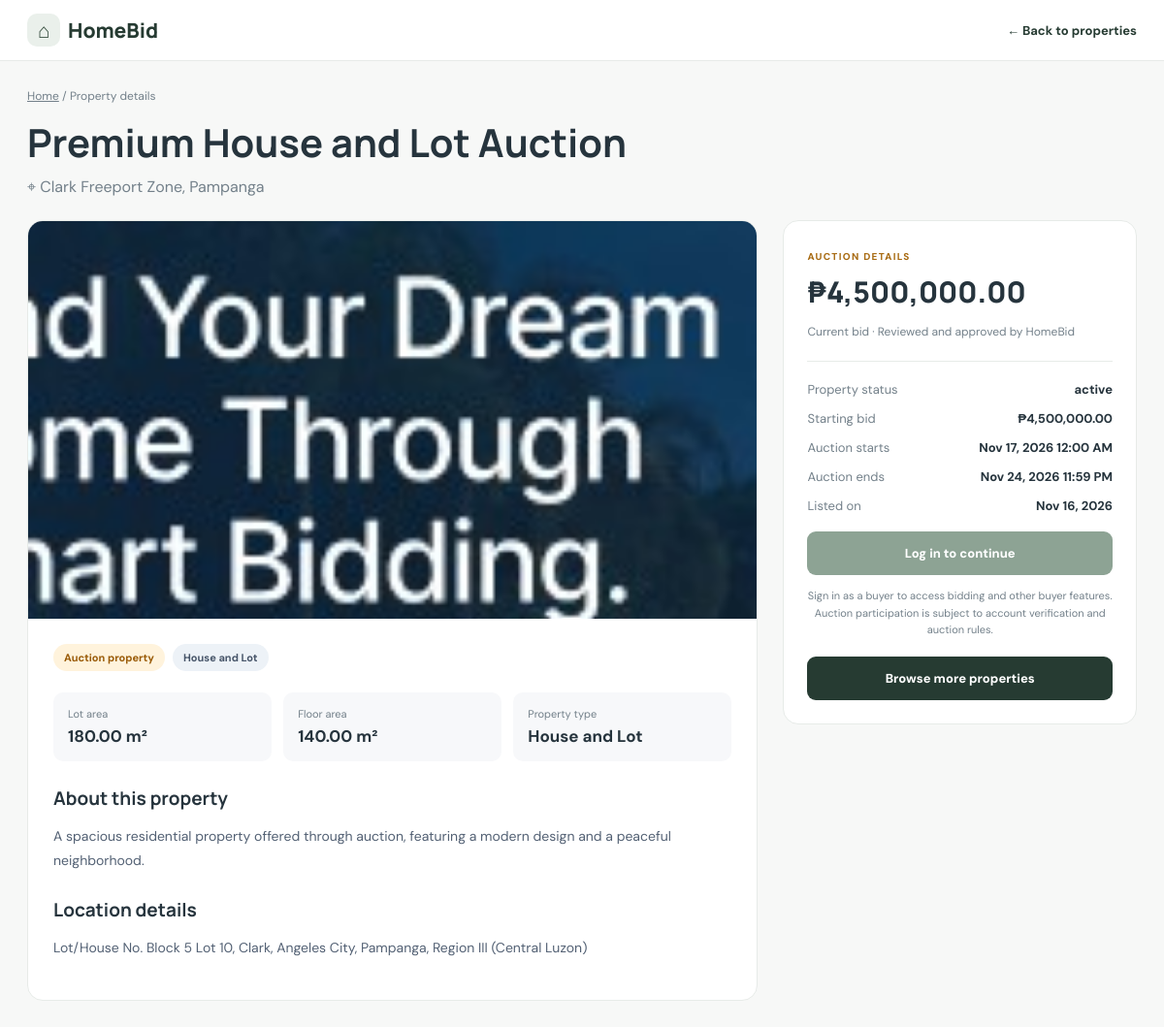
/property-view.php?id=11, run on an earlier commit of the app's database.
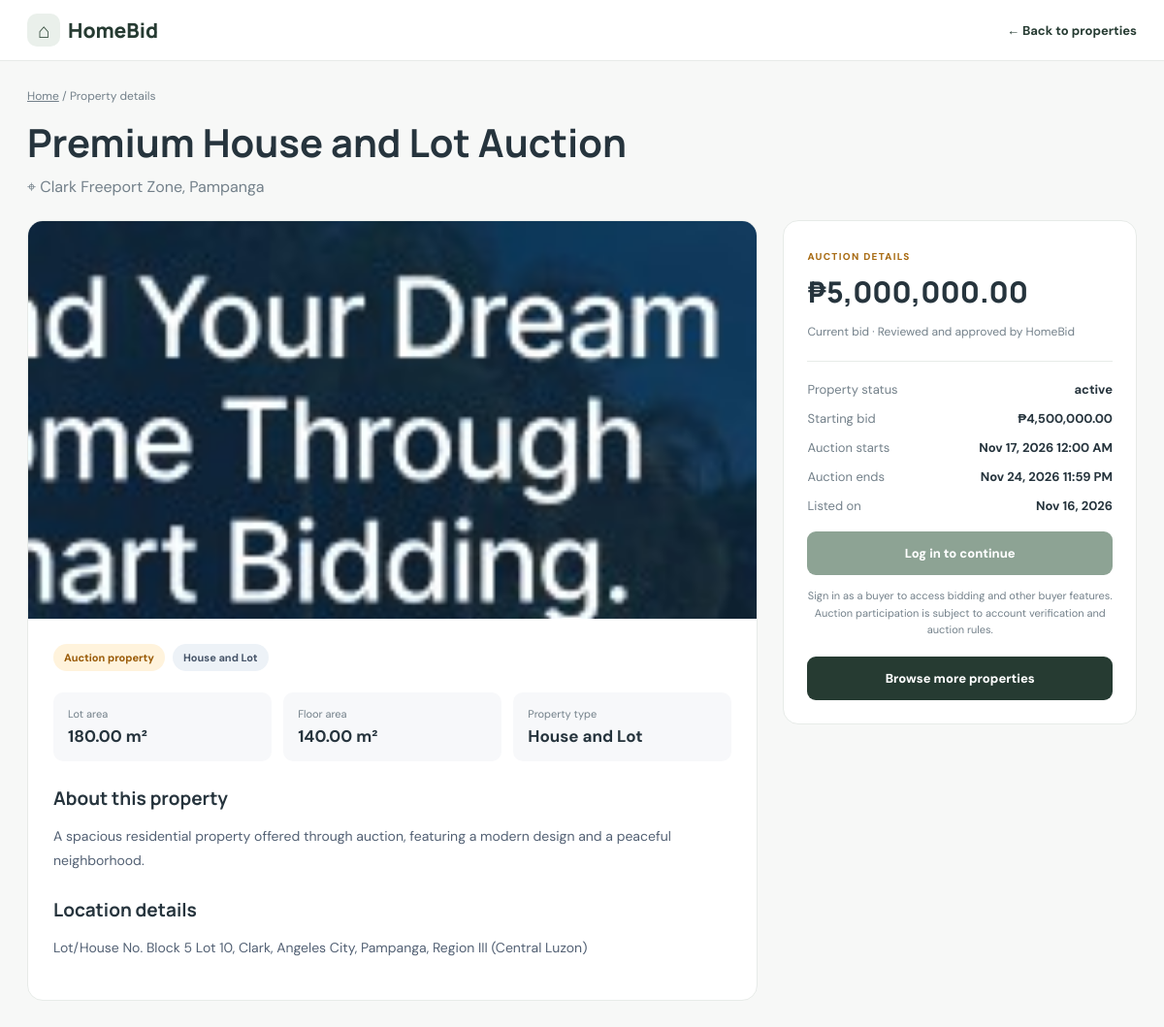
And on a later commit of the database.
### tables this page shows
CREATE TABLE `auctions` (
  `id` int(11) NOT NULL,
  `property_id` int(11) NOT NULL,
  `starting_bid` decimal(12,2) NOT NULL,
  `current_bid` decimal(12,2) NOT NULL,
  `highest_bidder_id` int(11) DEFAULT NULL,
  `start_time` datetime NOT NULL,
  `end_time` datetime NOT NULL,
  `status` enum('upcoming','active','ended','cancelled') DEFAULT 'upcoming',
  `review_status` enum('pending','admin_approval','needs_revision','approved') NOT NULL DEFAULT 'approved',
  `review_feedback` text DEFAULT NULL,
  `reviewed_by` int(11) DEFAULT NULL,
  `reviewed_at` datetime DEFAULT NULL,
  `created_at` timestamp NOT NULL DEFAULT current_timestamp()
);

CREATE TABLE `properties` (
  `id` int(11) NOT NULL,
  `user_id` int(11) NOT NULL,
  `title` varchar(150) NOT NULL,
  `description` text NOT NULL,
  `category` varchar(80) DEFAULT NULL,
  `location` varchar(255) NOT NULL,
  `region` varchar(100) DEFAULT NULL,
  `province` varchar(150) DEFAULT NULL,
  `city` varchar(150) DEFAULT NULL,
  `barangay` varchar(150) DEFAULT NULL,
  `lot_number` varchar(100) DEFAULT NULL,
  `lot_area` decimal(10,2) NOT NULL,
  `floor_area` decimal(10,2) NOT NULL,
  `price` decimal(12,2) NOT NULL,
  `status` enum('Available','Reserved','Sold','Auction') NOT NULL DEFAULT 'Available',
  `image_path` varchar(255) DEFAULT NULL,
  `is_featured` tinyint(1) NOT NULL DEFAULT 0,
  `created_at` timestamp NOT NULL DEFAULT current_timestamp(),
  `is_approved` tinyint(1) NOT NULL DEFAULT 0,
  `review_status` enum('pending','admin_approval','needs_revision','approved') NOT NULL DEFAULT 'pending',
  `review_feedback` text DEFAULT NULL,
  `reviewed_by` int(11) DEFAULT NULL,
  `reviewed_at` datetime DEFAULT NULL,
  `submission_type` enum('listing','auction') NOT NULL DEFAULT 'listing',
  `latitude` decimal(10,8) DEFAULT NULL,
  `longitude` decimal(11,8) DEFAULT NULL
);

### config/db.php (called while the page is built, shortened)
<?php
function hb_query(mysqli $conn, string $sql, array $params = []): mysqli_result|bool {
    if ($params) {
        $parts = explode('?', $sql);
        $built = array_shift($parts);
        foreach ($params as $i => $value) {
            if ($value === null) $replacement = 'NULL';
            elseif (is_bool($value) || is_int($value)) $replacement = (string)(int)$value;
            elseif (is_float($value)) $replacement = (string)$value;
            else $replacement = "'" . mysqli_real_escape_string($conn, (string)$value) . "'";
            $built .= $replacement . $parts[$i];
        }
        $sql = $built;
    }
    return mysqli_query($conn, $sql);
}
function hb_fetch_one(mysqli_result|bool $result): array|false {
    $row = mysqli_fetch_assoc($result);
    return is_array($row) ? $row : false;
}

### property-view.php (the view, shortened to what the changed rows need)
<?php
require_once __DIR__ . '/config/db.php';
function property_h($value): string {
    return htmlspecialchars((string)($value ?? ''), ENT_QUOTES, 'UTF-8');
}
function property_money($value): string {
    return '₱' . number_format((float)$value, 2);
}
$propertyId = filter_input(INPUT_GET, 'id', FILTER_VALIDATE_INT);
try {
    $result = hb_query($conn, "
        SELECT p.id,p.title,p.description,p.category,p.location,p.region,p.province,p.city,p.barangay,
               p.lot_number,p.lot_area,p.floor_area,p.price,p.status,p.image_path,p.created_at,
               a.id AS auction_id,a.starting_bid,a.current_bid,a.start_time,a.end_time,a.status AS auction_status
        FROM properties p
        LEFT JOIN auctions a ON a.id=(
            SELECT a2.id FROM auctions a2 WHERE a2.property_id=p.id ORDER BY a2.id DESC LIMIT 1
        )
        WHERE p.id=? AND p.is_approved=1 AND p.review_status='approved'
          AND (p.status='Available' OR (p.status='Auction' AND a.review_status='approved'
               AND a.status IN ('active','upcoming','ended'))
               OR (p.status='Reserved' AND EXISTS (
                   SELECT 1 FROM reservations r WHERE r.property_id=p.id AND r.user_id=? AND r.status='Approved'
               )))
        LIMIT 1
    ", [$propertyId, (int)($_SESSION['user_id'] ?? 0)]);
    $property = hb_fetch_one($result);
} catch (Throwable $error) {
    error_log('HomeBid property detail lookup failed.');
    http_response_code(500);
    exit('We could not load this property right now. Please try again later.');
}
$isLoggedIn = !empty($_SESSION['user_id']);
$role = $_SESSION['role'] ?? '';
$buyerLink = $isLoggedIn && $role === 'Buyer' ? 'buyer/dashboard.php' : 'index.php?login=required';
$displayPrice = !empty($property['auction_id'])
    ? ((float)$property['current_bid'] > 0 ? $property['current_bid'] : $property['starting_bid'])
    : $property['price'];
$priceLabel = !empty($property['auction_id']) ? 'Current bid' : 'Asking price';
$addressParts = array_filter([
    $property['lot_number'] ? 'Lot/House No. ' . $property['lot_number'] : '',
    $property['barangay'] ?? '', $property['city'] ?? '', $property['province'] ?? '',
    $property['region'] ?? ''
]);
$fullAddress = $addressParts ? implode(', ', $addressParts) : ($property['location'] ?? '');
?>
<!doctype html>
<html lang="en">
<head>
</head>
<body>
<main class="wrap">
<div class="crumb"><a href="index.php">Home</a> / Property details</div>
<h1><?=property_h($property['title'])?></h1>
<p class="place">⌖ <?=property_h($property['location'])?></p>
<div class="layout">
<section class="main-card">
<div class="content">
<div class="pills"><span class="pill gold"><?=!empty($property['auction_id'])?'Auction property':'Available property'?></span><?php if(!empty($property['category'])):?><span class="pill"><?=property_h($property['category'])?></span><?php endif;?></div>
<div class="specs"><div class="spec"><small>Lot area</small><b><?=number_format((float)$property['lot_area'],2)?> m²</b></div><div class="spec"><small>Floor area</small><b><?=number_format((float)$property['floor_area'],2)?> m²</b></div><div class="spec"><small>Property type</small><b><?=property_h($property['category']?:'House & Lot')?></b></div></div>
<h2>About this property</h2><p class="description"><?=property_h($property['description'])?></p>
<h2>Location details</h2><p class="description"><?=property_h($fullAddress)?></p>
</div>
</section>
<aside class="side-card">
<span class="eyebrow"><?=!empty($property['auction_id'])?'AUCTION DETAILS':'PROPERTY PRICE'?></span>
<div class="price"><?=property_money($displayPrice)?></div><p class="muted"><?=$priceLabel?> · Reviewed and approved by HomeBid</p>
<div class="rule"></div>
<div class="info"><span>Property status</span><b><?=property_h(!empty($property['auction_id'])?$property['auction_status']:$property['status'])?></b></div>
<?php if(!empty($property['auction_id'])):?><div class="info"><span>Starting bid</span><b><?=property_money($property['starting_bid'])?></b></div><div class="info"><span>Auction starts</span><b><?=date('M j, Y g:i A',strtotime($property['start_time']))?></b></div><div class="info"><span>Auction ends</span><b><?=date('M j, Y g:i A',strtotime($property['end_time']))?></b></div><?php endif;?>
<div class="info"><span>Listed on</span><b><?=date('M j, Y',strtotime($property['created_at']))?></b></div>
<?php if (!$isLoggedIn || $role !== 'Buyer'): ?>
<a class="btn" href="<?=property_h($buyerLink)?>">Log in to continue</a>
<p class="notice">Sign in as a buyer to access bidding and other buyer features. Auction participation is subject to account verification and auction rules.</p>
<?php endif; ?>
<a class="btn secondary" href="index.php#properties">Browse more properties</a>
</aside>
</div>
</main>
</body>
</html>

What changed in the data, as far as the page shows it:
changed auctions "active": property_money($displayPrice) "₱4,500,000.00" → "₱5,000,000.00"
